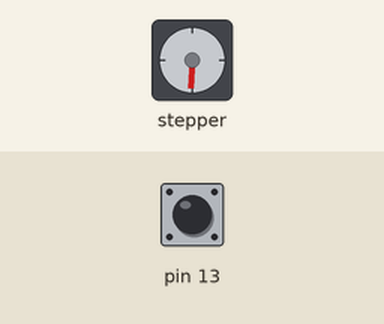
Simulated run of this sketch. Board: Arduino Uno, built with avr-gcc and run on an emulated ATmega328P. Parts: stepper motor. Wiring (inferred from the names in the program): stepper motor driver (200 steps per turn assumed): step pin 3; direction pin 2. Inputs (shaded band) come from the test bench; at power-on: pin 13 LOW.

Above: at 1.2 s.
1.3 s: pin 13 driven HIGH
At 1.65 s:
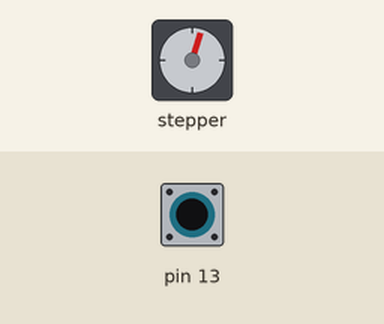
4.3 s: pin 13 pulsed LOW 5 times (0.12 s each, 0.3 s apart)
At 4.65 s:
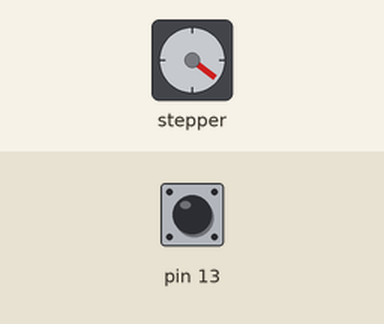
Timing chart, 0 to 17.1 s (numbered marks = the images above; inputs shaded):
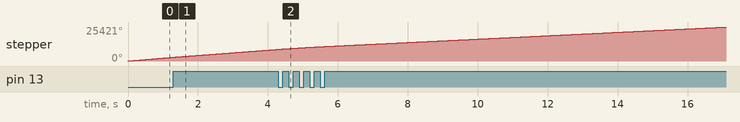

The sketch:

motorStepping.ino
```cpp
#define dirPin 2
#define stepPin 3
#define stepsPerRevolution 200

void setup() {
  // put your setup code here, to run once:
  pinMode(stepPin, OUTPUT);
  pinMode(dirPin, OUTPUT);
  pinMode(13,INPUT);
    digitalWrite(dirPin, HIGH);

}
bool previous = true;
bool reading = true;
unsigned t = 400;
void loop() {
  reading = digitalRead(13);
  if(digitalRead(13)&&!previous){
    t = t + 50;
    if (t>1000){
      t = 400;
    }
  }
  previous = reading;
    digitalWrite(stepPin, HIGH);
    delayMicroseconds(t);
    digitalWrite(stepPin, LOW);
    delayMicroseconds(t);
}
```
